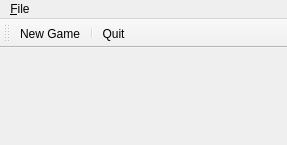
<?xml version="1.0" encoding="UTF-8"?>
<ui version="4.0">
 <class>MainWindow</class>
 <widget class="QMainWindow" name="MainWindow">
  <property name="geometry">
   <rect>
    <x>0</x>
    <y>0</y>
    <width>287</width>
    <height>145</height>
   </rect>
  </property>
  <property name="windowTitle">
   <string>MainWindow</string>
  </property>
  <widget class="QWidget" name="centralwidget">
   <layout class="QVBoxLayout" name="verticalLayout">
    <item>
     <widget class="QLabel" name="player1">
      <property name="text">
       <string/>
      </property>
     </widget>
    </item>
    <item>
     <widget class="TicTacToeWidget" name="gameBoard" native="true">
      <property name="baseSize">
       <size>
        <width>0</width>
        <height>600</height>
       </size>
      </property>
     </widget>
    </item>
    <item>
     <widget class="QLabel" name="player2">
      <property name="text">
       <string/>
      </property>
     </widget>
    </item>
   </layout>
  </widget>
  <widget class="QMenuBar" name="menubar">
   <property name="geometry">
    <rect>
     <x>0</x>
     <y>0</y>
     <width>287</width>
     <height>27</height>
    </rect>
   </property>
   <widget class="QMenu" name="menu_File">
    <property name="title">
     <string>&amp;File</string>
    </property>
    <addaction name="actionNew_Game"/>
    <addaction name="separator"/>
    <addaction name="actionQuit"/>
   </widget>
   <addaction name="menu_File"/>
  </widget>
  <widget class="QToolBar" name="toolBar">
   <property name="windowTitle">
    <string>toolBar</string>
   </property>
   <attribute name="toolBarArea">
    <enum>TopToolBarArea</enum>
   </attribute>
   <attribute name="toolBarBreak">
    <bool>false</bool>
   </attribute>
   <addaction name="actionNew_Game"/>
   <addaction name="separator"/>
   <addaction name="actionQuit"/>
  </widget>
  <action name="actionNew_Game">
   <property name="icon">
    <iconset resource="resources.qrc">
     <normaloff>:/game-new.svg</normaloff>:/game-new.svg</iconset>
   </property>
   <property name="text">
    <string>New Game</string>
   </property>
   <property name="toolTip">
    <string>Start new game</string>
   </property>
   <property name="shortcut">
    <string>Ctrl+N</string>
   </property>
  </action>
  <action name="actionQuit">
   <property name="icon">
    <iconset resource="resources.qrc">
     <normaloff>:/application-exit.svg</normaloff>:/application-exit.svg</iconset>
   </property>
   <property name="text">
    <string>Quit</string>
   </property>
   <property name="toolTip">
    <string>Exit the programm</string>
   </property>
   <property name="shortcut">
    <string>Ctrl+Q</string>
   </property>
  </action>
 </widget>
 <customwidgets>
  <customwidget>
   <class>TicTacToeWidget</class>
   <extends>QWidget</extends>
   <header>tictactoewidget.h</header>
   <container>1</container>
  </customwidget>
 </customwidgets>
 <resources>
  <include location="resources.qrc"/>
 </resources>
 <connections/>
</ui>
